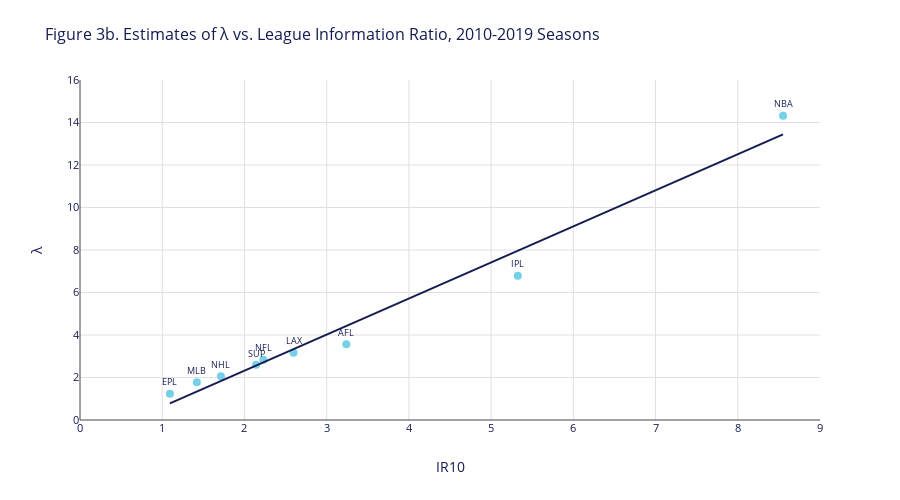

The code cell stored with this chart in its notebook:
### Code cell
# calculate mean league IRs group by league-season
df_leagueM = df[['LEAGUE','YEAR_ID','PS','PA','wi']].groupby(['LEAGUE','YEAR_ID']).mean()
df_leagueS = df[['LEAGUE','YEAR_ID','PS','PA','wi']].groupby(['LEAGUE','YEAR_ID']).std()
df_leagueIR = df_leagueM['PS']/df_leagueS['PS']
df_leagueIR = df_leagueIR.reset_index().rename(columns={'PS': 'IR'})

# calc 10 year average for 2010-2019
df_leagueIR10 = df_leagueIR.loc[(df_leagueIR['YEAR_ID']>=st_year_) & (df_leagueIR['YEAR_ID']<=end_year_)]
df_leagueIR10 = df_leagueIR10[['LEAGUE','IR']].groupby(['LEAGUE']).mean()
df_leagueIR10 = df_leagueIR10.reset_index().rename(columns={'IR': 'IR10'})
df_leagueIR10 = df_leagueIR10.merge(ols, how='left', on=['LEAGUE'])

# Create static matplotlib scatter plot
fig, ax = plt.subplots(figsize=(10, 8))
ax.scatter(x=df_leagueIR10['IR10'], y=df_leagueIR10['λ'], 
          color=chart_colors['primary_color'], s=80, alpha=0.7)

# Fit a linear regression model
model=sm.OLS(df_leagueIR10['λ'],sm.add_constant(df_leagueIR10['IR10'])).fit()    

# Plot the regression line
ax.plot(df_leagueIR10['IR10'], model.predict(), 
        color=chart_colors['secondary_color'], linewidth=2, alpha=0.8)

# Add labels to the data points
for i in range(len(df_leagueIR10)):
    ax.text(df_leagueIR10['IR10'].iloc[i], df_leagueIR10['λ'].iloc[i], 
           f"{df_leagueIR10['LEAGUE'].iloc[i]}", 
           fontsize=9, ha='center', va='bottom',
           color=chart_colors['text_color'])
    
ax.set_xlabel('League Information Ratio (Average of League Annual IRs 2010-2019)') 
ax.set_ylabel('Fitted λ')
ax.set_xlim(0,9)
ax.set_ylim(0,16)

# Apply custom styling
style_matplotlib_chart(ax, chart_colors, 'Figure 3b. Estimates of λ vs. League Information Ratio, 2010-2019 Seasons')
plt.show()

# Create and display interactive Plotly version
fig = create_plotly_scatterplot(
    data=df_leagueIR10,
    x_col='IR10',
    y_col='λ',
    title='Figure 3b. Estimates of λ vs. League Information Ratio, 2010-2019 Seasons',
    show_regression=True,
    text_col='LEAGUE',  # Add league labels to data points
    xlim=(0, 9),        # Match matplotlib axis limits
    ylim=(0, 16)
)

# Display interactive plot in notebook
fig.show()

# Export both HTML and JSON versions
export_plot(fig, "lambda_vs_information_ratio", "Lambda vs Information Ratio")

### Figure 1 — Plotly figure (JSON) as saved in the notebook; plotly's stock layout.template omitted (floating-point values rounded to 4 significant figures)
{"data": [{"hovertemplate": "IR10: %{x}<br>λ: %{y}<extra></extra>", "marker": {"color": "#75D0E8", "size": 8}, "mode": "markers+text", "showlegend": false, "text": ["AFL", "EPL", "IPL", "LAX", "MLB", "NBA", "NFL", "NHL", "SUP"], "textfont": {"color": "#141C52", "size": 9}, "textposition": "top center", "type": "scatter", "x": [3.239, 1.094, 5.325, 2.597, 1.421, 8.551, 2.23, 1.714, 2.142], "y": [3.57, 1.24, 6.79, 3.17, 1.78, 14.32, 2.84, 2.06, 2.6]}, {"hovertemplate": "Regression line<extra></extra>", "line": {"color": "#141C52", "width": 2}, "mode": "lines", "showlegend": false, "type": "scatter", "x": [1.094, 1.169, 1.244, 1.32, 1.395, 1.47, 1.546, 1.621, 1.696, 1.772, 1.847, 1.922, 1.998, 2.073, 2.148, 2.223, 2.299, 2.374, 2.449, 2.525, 2.6, 2.675, 2.751, 2.826, 2.901, 2.977, 3.052, 3.127, 3.203, 3.278, 3.353, 3.429, 3.504, 3.579, 3.655, 3.73, 3.805, 3.881, 3.956, 4.031, 4.107, 4.182, 4.257, 4.333, 4.408, 4.483, 4.558, 4.634, 4.709, 4.784, 4.86, 4.935, 5.01, 5.086, 5.161, 5.236, 5.312, 5.387, 5.462, 5.538, 5.613, 5.688, 5.764, 5.839, 5.914, 5.99, 6.065, 6.14, 6.216, 6.291, 6.366, 6.442, 6.517, 6.592, 6.668, 6.743, 6.818, 6.893, 6.969, 7.044, 7.119, 7.195, 7.27, 7.345, 7.421, 7.496, 7.571, 7.647, 7.722, 7.797, 7.873, 7.948, 8.023, 8.099, 8.174, 8.249, 8.325, 8.4, 8.475, 8.551], "y": [0.7788, 0.9067, 1.035, 1.163, 1.29, 1.418, 1.546, 1.674, 1.802, 1.93, 2.058, 2.186, 2.314, 2.441, 2.569, 2.697, 2.825, 2.953, 3.081, 3.209, 3.337, 3.465, 3.593, 3.72, 3.848, 3.976, 4.104, 4.232, 4.36, 4.488, 4.616, 4.744, 4.872, 4.999, 5.127, 5.255, 5.383, 5.511, 5.639, 5.767, 5.895, 6.023, 6.151, 6.278, 6.406, 6.534, 6.662, 6.79, 6.918, 7.046, 7.174, 7.302, 7.429, 7.557, 7.685, 7.813, 7.941, 8.069, 8.197, 8.325, 8.453, 8.581, 8.708, 8.836, 8.964, 9.092, 9.22, 9.348, 9.476, 9.604, 9.732, 9.86, 9.987, 10.12, 10.24, 10.37, 10.5, 10.63, 10.75, 10.88, 11.01, 11.14, 11.27, 11.39, 11.52, 11.65, 11.78, 11.91, 12.03, 12.16, 12.29, 12.42, 12.55, 12.67, 12.8, 12.93, 13.06, 13.18, 13.31, 13.44]}], "layout": {"height": 500, "margin": {"b": 80, "l": 80, "r": 80, "t": 80}, "title": {"text": "Figure 3b. Estimates of λ vs. League Information Ratio, 2010-2019 Seasons"}, "xaxis": {"range": [0, 9], "title": {"text": "IR10"}}, "yaxis": {"range": [0, 16], "title": {"text": "λ"}}}}
